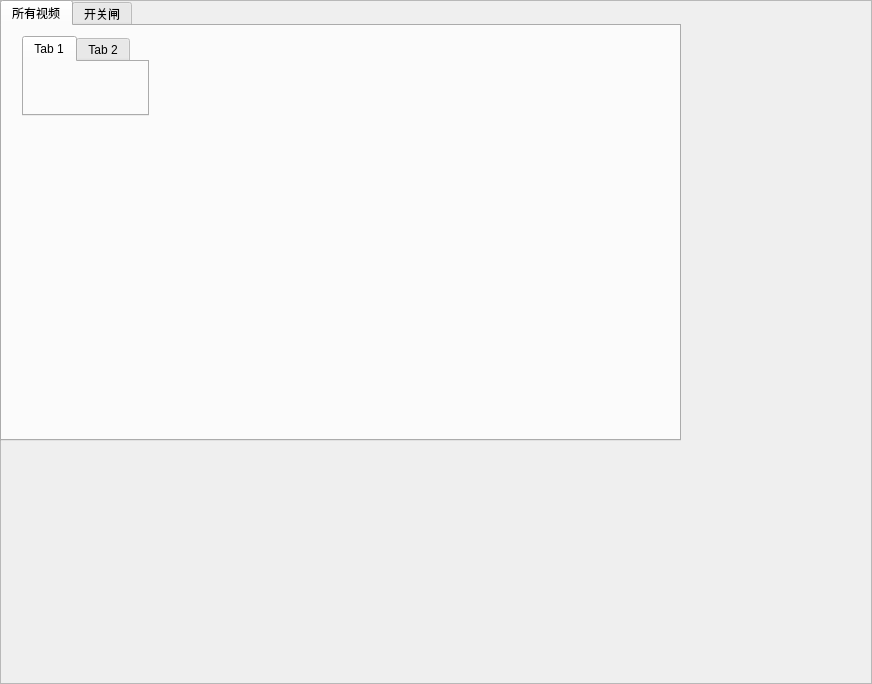
<?xml version="1.0" encoding="UTF-8"?>
<ui version="4.0">
 <class>CIPCVideoFrame</class>
 <widget class="QFrame" name="CIPCVideoFrame">
  <property name="geometry">
   <rect>
    <x>0</x>
    <y>0</y>
    <width>872</width>
    <height>684</height>
   </rect>
  </property>
  <property name="windowTitle">
   <string>远程管理</string>
  </property>
  <property name="frameShape">
   <enum>QFrame::StyledPanel</enum>
  </property>
  <property name="frameShadow">
   <enum>QFrame::Raised</enum>
  </property>
  <widget class="QTabWidget" name="tabWidget">
   <property name="geometry">
    <rect>
     <x>0</x>
     <y>0</y>
     <width>681</width>
     <height>441</height>
    </rect>
   </property>
   <property name="sizePolicy">
    <sizepolicy hsizetype="Expanding" vsizetype="Expanding">
     <horstretch>0</horstretch>
     <verstretch>0</verstretch>
    </sizepolicy>
   </property>
   <property name="currentIndex">
    <number>0</number>
   </property>
   <widget class="QWidget" name="tabVideo">
    <property name="sizePolicy">
     <sizepolicy hsizetype="Expanding" vsizetype="Expanding">
      <horstretch>0</horstretch>
      <verstretch>0</verstretch>
     </sizepolicy>
    </property>
    <attribute name="title">
     <string>所有视频</string>
    </attribute>
    <widget class="QTabWidget" name="tabWidgetVideo">
     <property name="geometry">
      <rect>
       <x>20</x>
       <y>10</y>
       <width>127</width>
       <height>80</height>
      </rect>
     </property>
     <widget class="QWidget" name="tab">
      <attribute name="title">
       <string>Tab 1</string>
      </attribute>
     </widget>
     <widget class="QWidget" name="tab_2">
      <attribute name="title">
       <string>Tab 2</string>
      </attribute>
     </widget>
    </widget>
   </widget>
   <widget class="QWidget" name="tabGate">
    <attribute name="title">
     <string>开关闸</string>
    </attribute>
   </widget>
  </widget>
 </widget>
 <resources/>
 <connections/>
</ui>
